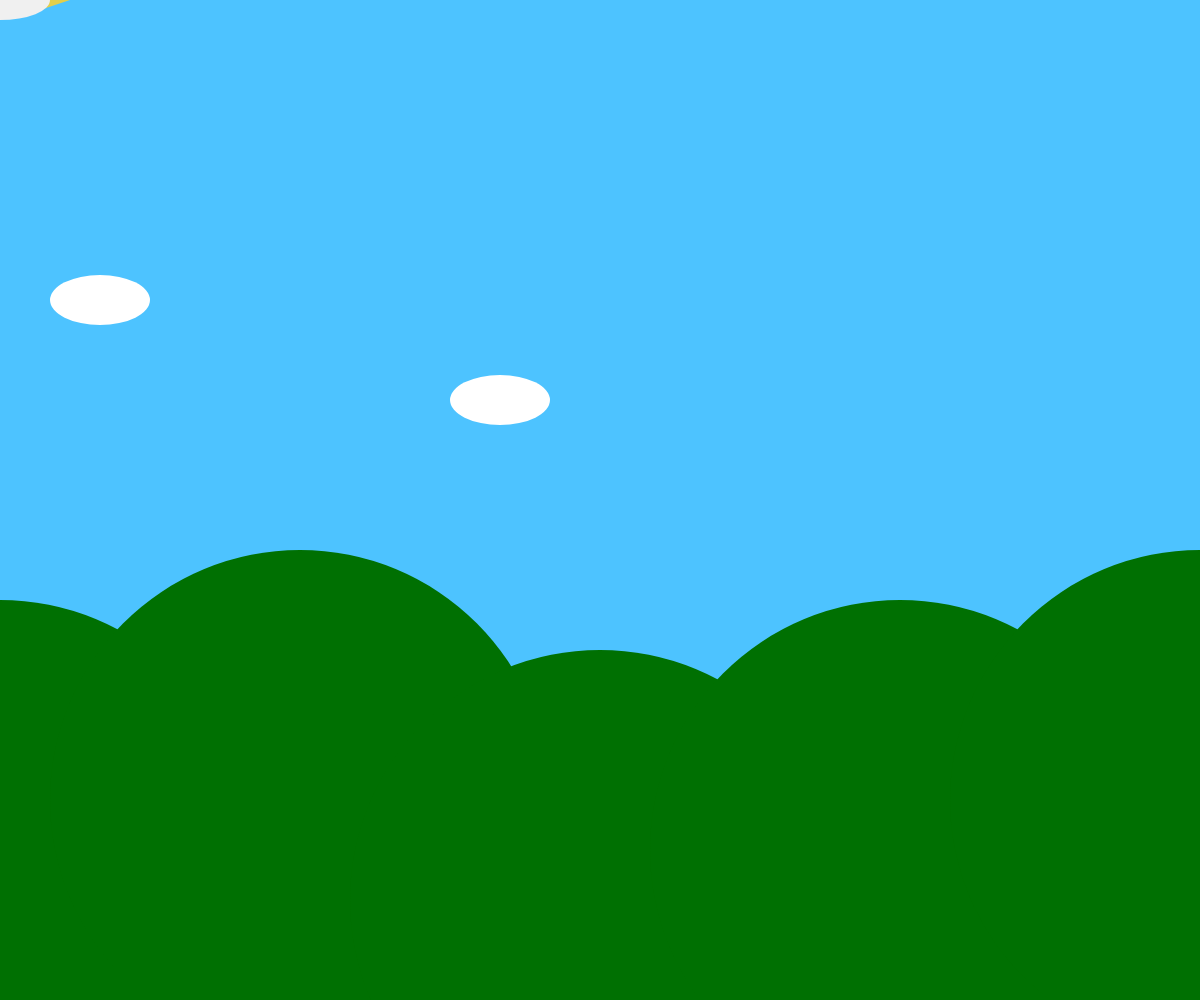
Frame 1 (no input)
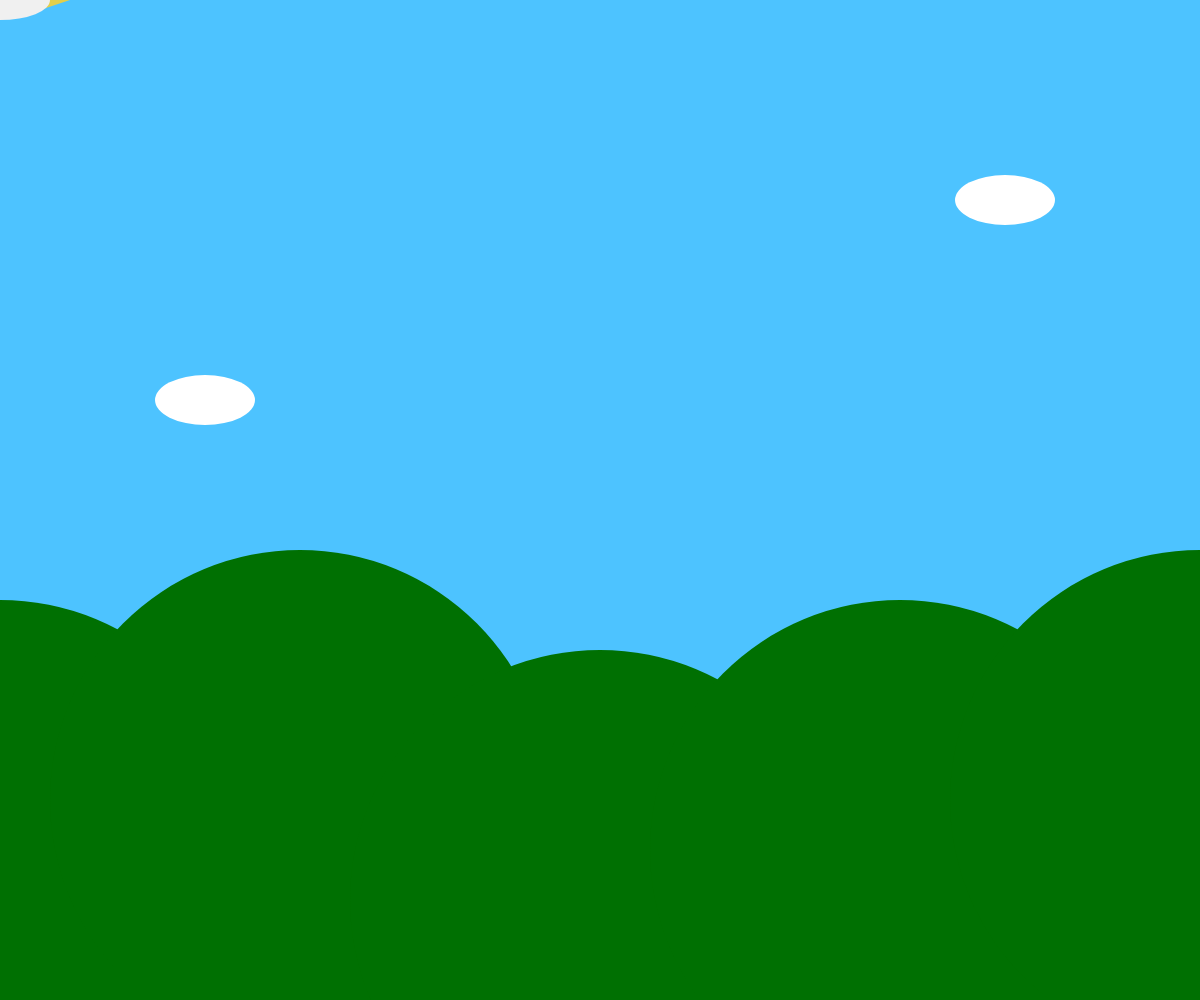
Frame 60 (no input)
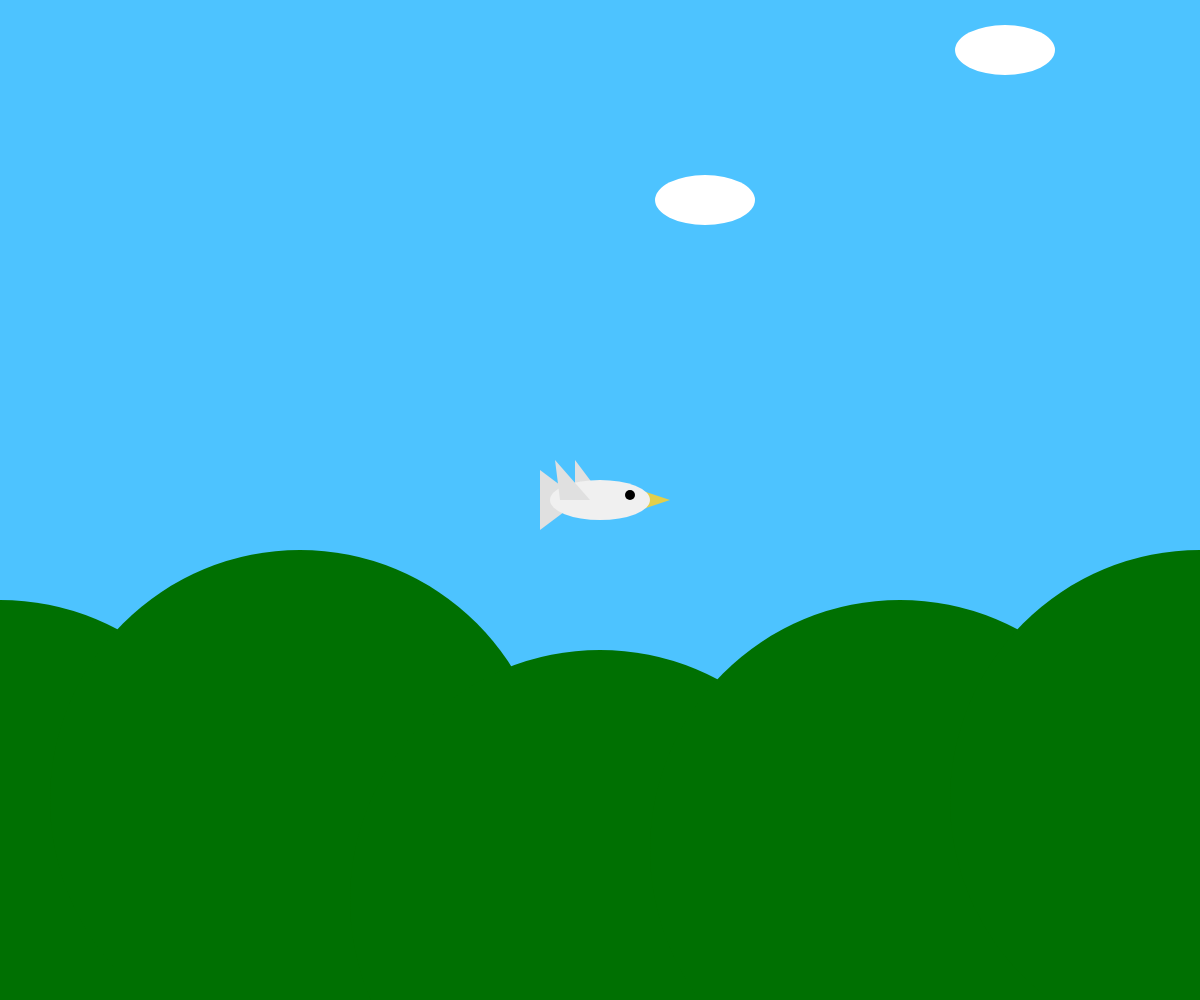
Frame 120 (the mouse pressed at the canvas centre since frame 60)

The p5.js sketch that drew these frames (run headless with seeded random() and noise() and a simulated clock; from frame 60 on, the mouse is pressed at the canvas centre):

// p5.js sketch
// ── sketch.js
function setup() {
	createCanvas(windowWidth, windowHeight);
	background(100);
}

let cloud1_x = 100
let cloud2_x = 500
let cloud3_x = 1300
let cloud4_x = 1600

function draw() {
	noStroke();
	
	//sky
	background(77, 195, 255);
	
	//cloud1
	fill (255, 255, 255);
	ellipse (cloud1_x, 300, 100, 50)
	
	//cloud2
	ellipse (cloud2_x, 400, 100, 50)
	//cloud3
	ellipse (cloud3_x, 200, 100, 50)
	
	//cloud4
	ellipse (cloud4_x, 50, 100, 50)
	
	//cloud logic
	cloud1_x-=5
	if(cloud1_x == -400){
		cloud1_x = 2000
	}
	
	cloud2_x-=5
	if(cloud2_x == -400){
		cloud2_x = 2000
	}
	
	cloud3_x-=5
	if(cloud3_x == -400){
		cloud3_x = 2000
	}
	
	cloud4_x-=5
	if(cloud4_x == -400){
		cloud4_x = 2000
	}
	
	
	//bird
	fill (227, 207, 75);
	triangle(mouseX + 70, mouseY, mouseX + 40, mouseY + 10, mouseX + 40, mouseY - 10);
	fill (224, 224, 224);
	triangle(mouseX-20, mouseY, mouseX - 60, mouseY + 30, mouseX - 60, mouseY - 30);
	fill (224, 224, 224);
	triangle(mouseX + 5, mouseY, mouseX - 25, mouseY, mouseX - 25, mouseY - 40);
	fill (240, 240, 240);
	ellipse(mouseX, mouseY, 100, 40);
	fill (224, 224, 224);
	triangle(mouseX- 10, mouseY, mouseX - 40, mouseY, mouseX - 45, mouseY - 40);
	fill (0, 0, 0);
	circle(mouseX+30, mouseY-5, 10)

	
	
	//trees
	fill(0, 112, 2);
	circle(0, 850, 500);
	circle(300, 800, 500);
	circle(600, 900, 500);
	circle(900, 850, 500);
	circle(1200, 800, 500);
	circle(1500, 900, 500);
	circle(1800, 850, 500);
	circle(2100, 800, 500);
	circle(2400, 900, 500);
	
}
// ── mySketch.js
let targetX = 100;
let targetY = 400;

let score = 0;
let lives = 3;

function setup() {
	createCanvas(windowWidth, windowHeight);
}

function draw() {
	// Clear the background
	background(50);
	
	// Move the target
	targetX = targetX + 7;
	// Draw the target
	ellipse(targetX, targetY, 100, 100);
	
	// Draw the score on the screen
	fill(255);
	textSize(40);
	text(score, 100, 100);
	text("Score:", 100, 50);
	text(lives, 250, 100)
	text("Lives:", 250, 50);
	
	//lives counter
		if (targetX > width){
		lives = lives - 1;
		targetX = 100;
	}
	
	//speedup
		if (score > 10){
		targetX = targetX + 2;
		}

		if (score > 20){
		targetX = targetX + 2;
		}
	
		if (score > 30){
		targetX = targetX + 2;
		}
	
	// loss state
		if (lives <= 0){
		textSize(40);
		text("Game Over", 500, 100);
	}
}

function mousePressed() {
	// Use the dist function to compute the distance from the mouse
	// to the center of the target (the ellipse we draw in draw)
	// After this, the variable 'd' contains that numerical distance.
	let d = dist(targetX, targetY, mouseX, mouseY);
	
	// If the distance from the mouse to the center of the target is less
	// than half the diameter of the circle, increment the score variable
	// and reposition the target to a random position.
	if (d < 50) {
		score = score + 1;
		targetX = (0, 0);
		targetY = random(0, height);
	}
}
